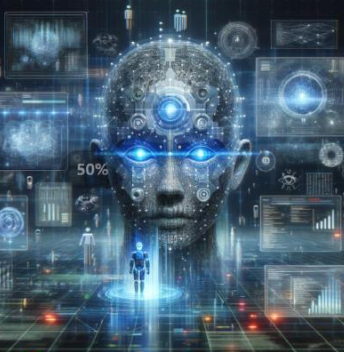
#> input picture code/robot.png, 344 x 352 px
$ python '案例4_图像增强(调整亮度).py'
#> lines starting #> are read from the running program, lines starting #| are printed output that depends on the picture
import numpy as np
import cv2

image = cv2.imread('robot.png')    # 读取图像
#> image is the input picture: shape (352, 344, 3); mean B, G, R 113.1, 95.1, 71.2

increased_contrast = cv2.convertScaleAbs(image, alpha=1.5)   # alpha>1,增加对比度
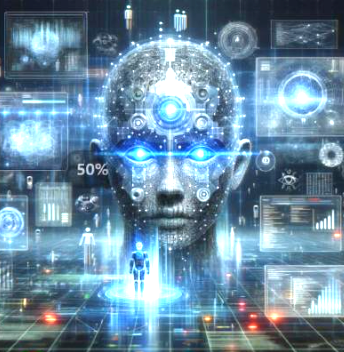
#> increased_contrast: shape (352, 344, 3); mean B, G, R 162.6, 139.9, 106.2

decreased_contrast = cv2.convertScaleAbs(image, alpha=0.5)   # 减少对比度
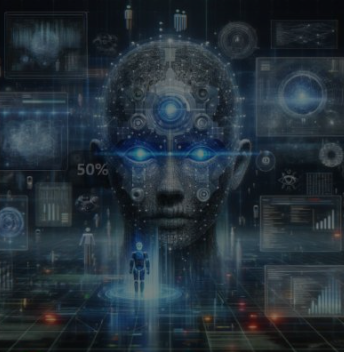
#> decreased_contrast: shape (352, 344, 3); mean B, G, R 56.6, 47.6, 35.6

# 将图片进行横向拼接
combined_image = cv2.hconcat([image, increased_contrast, decreased_contrast])
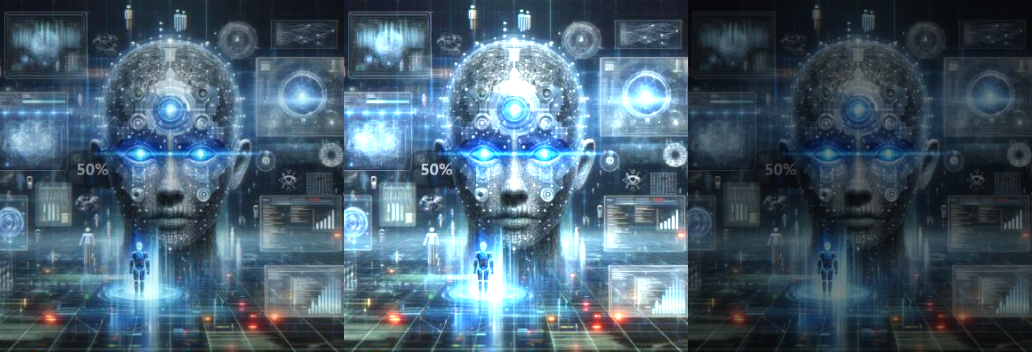
#> combined_image: shape (352, 1032, 3); mean B, G, R 110.8, 94.2, 71

# 显示图片
cv2.imshow('Original - Increased Contrast - Decreased Contrast', combined_image)
cv2.waitKey(0)
cv2.destroyAllWindows()

$ run again, with code/fqk.png copied over code/robot.png
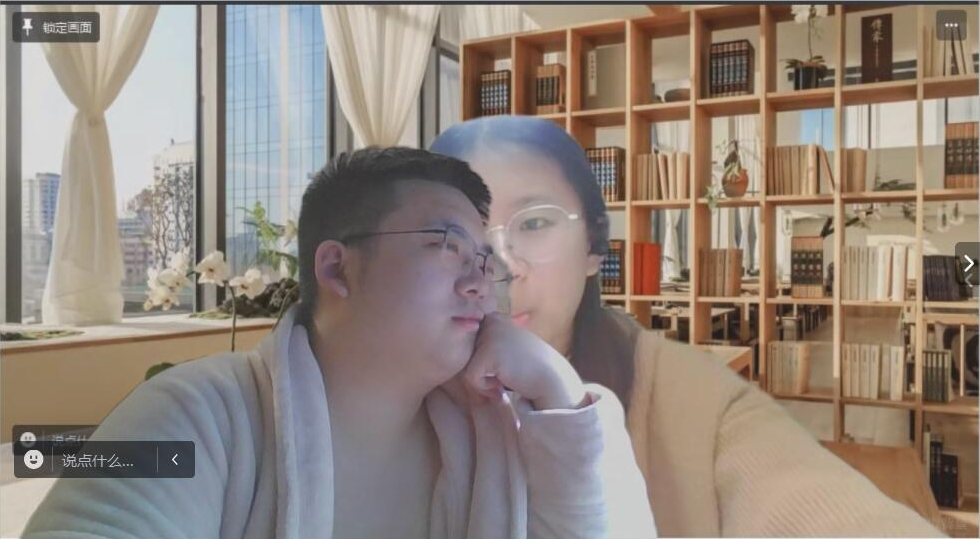
#> input picture code/fqk.png, 980 x 539 px
#> image is the input picture: shape (539, 980, 3); mean B, G, R 123.1, 132.6, 145.7
#> `decreased_contrast = cv2.convertScaleAbs(image, alpha=0.5)`:
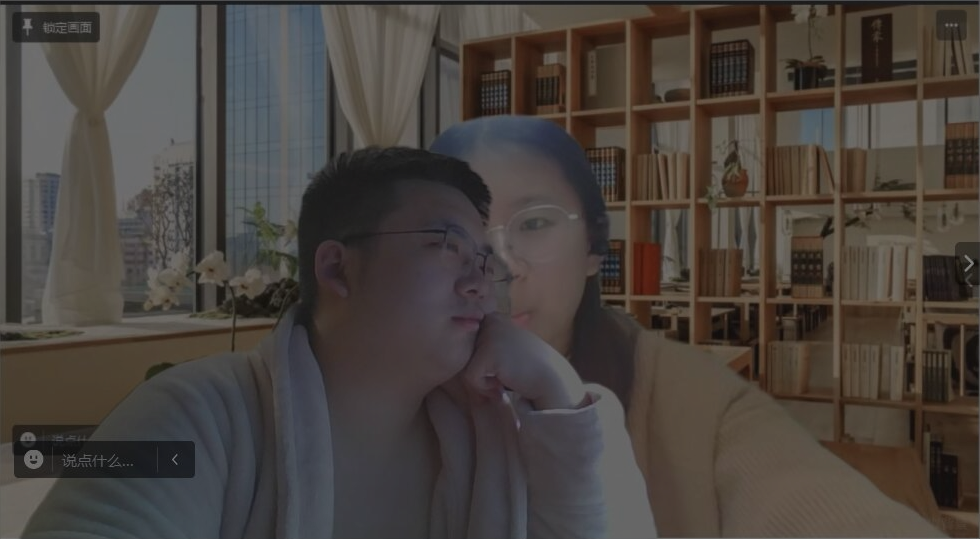
#> decreased_contrast: shape (539, 980, 3); mean B, G, R 61.5, 66.3, 72.9
#> `combined_image = cv2.hconcat([image, increased_contrast, decreased_con..`:
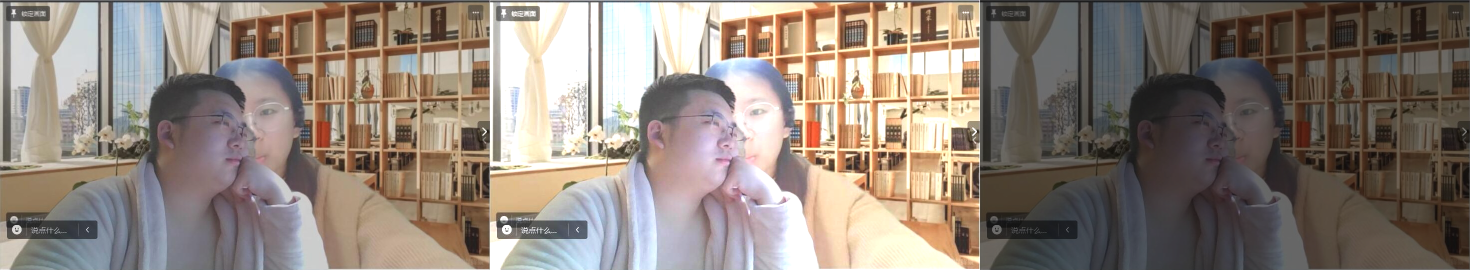
#> combined_image: shape (539, 2940, 3) (shown at 1/2 size); mean B, G, R 120.9, 130.2, 142.2
